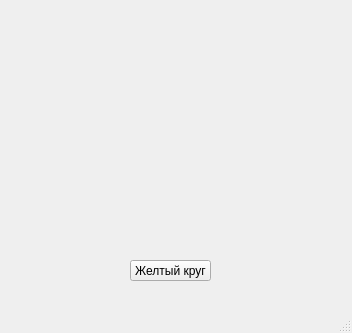
<?xml version="1.0" encoding="UTF-8"?>
<ui version="4.0">
 <class>MainWindow</class>
 <widget class="QMainWindow" name="MainWindow">
  <property name="geometry">
   <rect>
    <x>0</x>
    <y>0</y>
    <width>352</width>
    <height>333</height>
   </rect>
  </property>
  <property name="windowTitle">
   <string>MainWindow</string>
  </property>
  <widget class="QWidget" name="centralwidget">
   <widget class="QPushButton" name="pushButton">
    <property name="geometry">
     <rect>
      <x>130</x>
      <y>260</y>
      <width>81</width>
      <height>21</height>
     </rect>
    </property>
    <property name="text">
     <string>Желтый круг</string>
    </property>
   </widget>
  </widget>
  <widget class="QMenuBar" name="menubar">
   <property name="geometry">
    <rect>
     <x>0</x>
     <y>0</y>
     <width>352</width>
     <height>18</height>
    </rect>
   </property>
  </widget>
  <widget class="QStatusBar" name="statusbar"/>
 </widget>
 <resources/>
 <connections/>
</ui>
